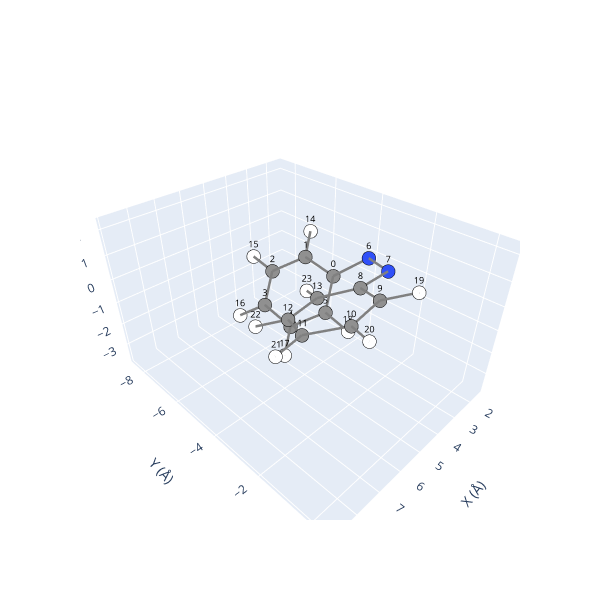

The cell this chart's notebook holds for it:
### Code cell
# Instead of using the function set_dihedral() you can use solve_dihedral()
# Both functions are in scope.geometry()

worked, solved_coord       = scope.geometry.solve_dihedral(trans.labels, rotated_coord, atom0, atom1, atom2, atom3, atom4, atom5, trans.adjmat, trans.adjnum)
# rotated_coord are the coordinates with steric hindrance, obtained with set_dihedral()
# solved_coord are the coordinates without steric hindrance, obtained with solve_dihedral()
solved_molec = scope_azo.Molecule_azo(trans.labels, solved_coord)
solved_molec.view(show_indices=True)

### Figure 1 — Plotly figure (JSON) as saved in the notebook; plotly's stock layout.template omitted (floating-point values rounded to 4 significant figures)
{"data": [{"hoverinfo": "text", "marker": {"color": ["#909090", "#909090", "#909090", "#909090", "#909090", "#909090", "#3050F8", "#3050F8", "#909090", "#909090", "#909090", "#909090", "#909090", "#909090", "#FFFFFF", "#FFFFFF", "#FFFFFF", "#FFFFFF", "#FFFFFF", "#FFFFFF", "#FFFFFF", "#FFFFFF", "#FFFFFF", "#FFFFFF"], "line": {"color": "black", "width": 1}, "size": 8}, "mode": "markers", "showlegend": false, "text": ["C", "C", "C", "C", "C", "C", "N", "N", "C", "C", "C", "C", "C", "C", "H", "H", "H", "H", "H", "H", "H", "H", "H", "H"], "type": "scatter3d", "x": [3.071, 2.987, 3.822, 4.725, 4.806, 3.992, 2.256, 2.767, 4.18, 4.84, 6.231, 6.987, 6.351, 4.956, 2.269, 3.773, 5.365, 5.51, 4.094, 4.262, 6.719, 8.07, 6.939, 4.473], "y": [-4.47, -5.862, -6.736, -6.238, -4.864, -3.993, -3.64, -2.516, -2.516, -1.372, -1.245, -2.281, -3.43, -3.538, -6.273, -7.808, -6.915, -4.466, -2.925, -0.5615, -0.3318, -2.191, -4.232, -4.422], "z": [-0.4979, -0.3243, -1.034, -1.968, -2.18, -1.446, 0.322, 0.5282, 0.5282, 1.0, 0.9024, 0.3635, -0.1049, -0.03507, 0.3804, -0.85, -2.53, -2.905, -1.62, 1.434, 1.236, 0.3005, -0.5418, -0.4446]}, {"hoverinfo": "none", "mode": "text", "showlegend": false, "text": ["0", "1", "2", "3", "4", "5", "6", "7", "8", "9", "10", "11", "12", "13", "14", "15", "16", "17", "18", "19", "20", "21", "22", "23"], "textfont": {"color": "black", "size": 9}, "type": "scatter3d", "x": [3.071, 2.987, 3.822, 4.725, 4.806, 3.992, 2.256, 2.767, 4.18, 4.84, 6.231, 6.987, 6.351, 4.956, 2.269, 3.773, 5.365, 5.51, 4.094, 4.262, 6.719, 8.07, 6.939, 4.473], "y": [-4.47, -5.862, -6.736, -6.238, -4.864, -3.993, -3.64, -2.516, -2.516, -1.372, -1.245, -2.281, -3.43, -3.538, -6.273, -7.808, -6.915, -4.466, -2.925, -0.5615, -0.3318, -2.191, -4.232, -4.422], "z": [-0.4979, -0.3243, -1.034, -1.968, -2.18, -1.446, 0.322, 0.5282, 0.5282, 1.0, 0.9024, 0.3635, -0.1049, -0.03507, 0.3804, -0.85, -2.53, -2.905, -1.62, 1.434, 1.236, 0.3005, -0.5418, -0.4446]}, {"hoverinfo": "none", "line": {"color": "gray", "width": 5}, "mode": "lines", "showlegend": false, "type": "scatter3d", "x": [4.725, 4.806], "y": [-6.238, -4.864], "z": [-1.968, -2.18]}, {"hoverinfo": "none", "line": {"color": "gray", "width": 5}, "mode": "lines", "showlegend": false, "type": "scatter3d", "x": [4.806, 4.725], "y": [-4.864, -6.238], "z": [-2.18, -1.968]}, {"hoverinfo": "none", "line": {"color": "gray", "width": 5}, "mode": "lines", "showlegend": false, "type": "scatter3d", "x": [2.269, 2.987], "y": [-6.273, -5.862], "z": [0.3804, -0.3243]}, {"hoverinfo": "none", "line": {"color": "gray", "width": 5}, "mode": "lines", "showlegend": false, "type": "scatter3d", "x": [3.992, 4.806], "y": [-3.993, -4.864], "z": [-1.446, -2.18]}, {"hoverinfo": "none", "line": {"color": "gray", "width": 5}, "mode": "lines", "showlegend": false, "type": "scatter3d", "x": [6.351, 4.956], "y": [-3.43, -3.538], "z": [-0.1049, -0.03507]}, {"hoverinfo": "none", "line": {"color": "gray", "width": 5}, "mode": "lines", "showlegend": false, "type": "scatter3d", "x": [4.473, 4.956], "y": [-4.422, -3.538], "z": [-0.4446, -0.03507]}, {"hoverinfo": "none", "line": {"color": "gray", "width": 5}, "mode": "lines", "showlegend": false, "type": "scatter3d", "x": [4.725, 5.365], "y": [-6.238, -6.915], "z": [-1.968, -2.53]}, {"hoverinfo": "none", "line": {"color": "gray", "width": 5}, "mode": "lines", "showlegend": false, "type": "scatter3d", "x": [6.351, 6.939], "y": [-3.43, -4.232], "z": [-0.1049, -0.5418]}, {"hoverinfo": "none", "line": {"color": "gray", "width": 5}, "mode": "lines", "showlegend": false, "type": "scatter3d", "x": [4.18, 4.84], "y": [-2.516, -1.372], "z": [0.5282, 1.0]}, {"hoverinfo": "none", "line": {"color": "gray", "width": 5}, "mode": "lines", "showlegend": false, "type": "scatter3d", "x": [4.262, 4.84], "y": [-0.5615, -1.372], "z": [1.434, 1.0]}, {"hoverinfo": "none", "line": {"color": "gray", "width": 5}, "mode": "lines", "showlegend": false, "type": "scatter3d", "x": [4.84, 4.18], "y": [-1.372, -2.516], "z": [1.0, 0.5282]}, {"hoverinfo": "none", "line": {"color": "gray", "width": 5}, "mode": "lines", "showlegend": false, "type": "scatter3d", "x": [3.071, 3.992], "y": [-4.47, -3.993], "z": [-0.4979, -1.446]}, {"hoverinfo": "none", "line": {"color": "gray", "width": 5}, "mode": "lines", "showlegend": false, "type": "scatter3d", "x": [2.987, 3.071], "y": [-5.862, -4.47], "z": [-0.3243, -0.4979]}, {"hoverinfo": "none", "line": {"color": "gray", "width": 5}, "mode": "lines", "showlegend": false, "type": "scatter3d", "x": [6.231, 4.84], "y": [-1.245, -1.372], "z": [0.9024, 1.0]}, {"hoverinfo": "none", "line": {"color": "gray", "width": 5}, "mode": "lines", "showlegend": false, "type": "scatter3d", "x": [3.773, 3.822], "y": [-7.808, -6.736], "z": [-0.85, -1.034]}, {"hoverinfo": "none", "line": {"color": "gray", "width": 5}, "mode": "lines", "showlegend": false, "type": "scatter3d", "x": [4.956, 4.18], "y": [-3.538, -2.516], "z": [-0.03507, 0.5282]}, {"hoverinfo": "none", "line": {"color": "gray", "width": 5}, "mode": "lines", "showlegend": false, "type": "scatter3d", "x": [4.956, 4.473], "y": [-3.538, -4.422], "z": [-0.03507, -0.4446]}, {"hoverinfo": "none", "line": {"color": "gray", "width": 5}, "mode": "lines", "showlegend": false, "type": "scatter3d", "x": [6.719, 6.231], "y": [-0.3318, -1.245], "z": [1.236, 0.9024]}, {"hoverinfo": "none", "line": {"color": "gray", "width": 5}, "mode": "lines", "showlegend": false, "type": "scatter3d", "x": [4.806, 3.992], "y": [-4.864, -3.993], "z": [-2.18, -1.446]}, {"hoverinfo": "none", "line": {"color": "gray", "width": 5}, "mode": "lines", "showlegend": false, "type": "scatter3d", "x": [3.992, 3.071], "y": [-3.993, -4.47], "z": [-1.446, -0.4979]}, {"hoverinfo": "none", "line": {"color": "gray", "width": 5}, "mode": "lines", "showlegend": false, "type": "scatter3d", "x": [4.806, 5.51], "y": [-4.864, -4.466], "z": [-2.18, -2.905]}, {"hoverinfo": "none", "line": {"color": "gray", "width": 5}, "mode": "lines", "showlegend": false, "type": "scatter3d", "x": [3.992, 4.094], "y": [-3.993, -2.925], "z": [-1.446, -1.62]}, {"hoverinfo": "none", "line": {"color": "gray", "width": 5}, "mode": "lines", "showlegend": false, "type": "scatter3d", "x": [3.071, 2.987], "y": [-4.47, -5.862], "z": [-0.4979, -0.3243]}, {"hoverinfo": "none", "line": {"color": "gray", "width": 5}, "mode": "lines", "showlegend": false, "type": "scatter3d", "x": [4.84, 6.231], "y": [-1.372, -1.245], "z": [1.0, 0.9024]}, {"hoverinfo": "none", "line": {"color": "gray", "width": 5}, "mode": "lines", "showlegend": false, "type": "scatter3d", "x": [2.987, 3.822], "y": [-5.862, -6.736], "z": [-0.3243, -1.034]}, {"hoverinfo": "none", "line": {"color": "gray", "width": 5}, "mode": "lines", "showlegend": false, "type": "scatter3d", "x": [6.231, 6.987], "y": [-1.245, -2.281], "z": [0.9024, 0.3635]}, {"hoverinfo": "none", "line": {"color": "gray", "width": 5}, "mode": "lines", "showlegend": false, "type": "scatter3d", "x": [3.822, 2.987], "y": [-6.736, -5.862], "z": [-1.034, -0.3243]}, {"hoverinfo": "none", "line": {"color": "gray", "width": 5}, "mode": "lines", "showlegend": false, "type": "scatter3d", "x": [4.84, 4.262], "y": [-1.372, -0.5615], "z": [1.0, 1.434]}, {"hoverinfo": "none", "line": {"color": "gray", "width": 5}, "mode": "lines", "showlegend": false, "type": "scatter3d", "x": [6.987, 6.231], "y": [-2.281, -1.245], "z": [0.3635, 0.9024]}, {"hoverinfo": "none", "line": {"color": "gray", "width": 5}, "mode": "lines", "showlegend": false, "type": "scatter3d", "x": [5.365, 4.725], "y": [-6.915, -6.238], "z": [-2.53, -1.968]}, {"hoverinfo": "none", "line": {"color": "gray", "width": 5}, "mode": "lines", "showlegend": false, "type": "scatter3d", "x": [2.987, 2.269], "y": [-5.862, -6.273], "z": [-0.3243, 0.3804]}, {"hoverinfo": "none", "line": {"color": "gray", "width": 5}, "mode": "lines", "showlegend": false, "type": "scatter3d", "x": [6.231, 6.719], "y": [-1.245, -0.3318], "z": [0.9024, 1.236]}, {"hoverinfo": "none", "line": {"color": "gray", "width": 5}, "mode": "lines", "showlegend": false, "type": "scatter3d", "x": [2.256, 2.767], "y": [-3.64, -2.516], "z": [0.322, 0.5282]}, {"hoverinfo": "none", "line": {"color": "gray", "width": 5}, "mode": "lines", "showlegend": false, "type": "scatter3d", "x": [2.767, 2.256], "y": [-2.516, -3.64], "z": [0.5282, 0.322]}, {"hoverinfo": "none", "line": {"color": "gray", "width": 5}, "mode": "lines", "showlegend": false, "type": "scatter3d", "x": [4.725, 3.822], "y": [-6.238, -6.736], "z": [-1.968, -1.034]}, {"hoverinfo": "none", "line": {"color": "gray", "width": 5}, "mode": "lines", "showlegend": false, "type": "scatter3d", "x": [6.351, 6.987], "y": [-3.43, -2.281], "z": [-0.1049, 0.3635]}, {"hoverinfo": "none", "line": {"color": "gray", "width": 5}, "mode": "lines", "showlegend": false, "type": "scatter3d", "x": [8.07, 6.987], "y": [-2.191, -2.281], "z": [0.3005, 0.3635]}, {"hoverinfo": "none", "line": {"color": "gray", "width": 5}, "mode": "lines", "showlegend": false, "type": "scatter3d", "x": [5.51, 4.806], "y": [-4.466, -4.864], "z": [-2.905, -2.18]}, {"hoverinfo": "none", "line": {"color": "gray", "width": 5}, "mode": "lines", "showlegend": false, "type": "scatter3d", "x": [6.939, 6.351], "y": [-4.232, -3.43], "z": [-0.5418, -0.1049]}, {"hoverinfo": "none", "line": {"color": "gray", "width": 5}, "mode": "lines", "showlegend": false, "type": "scatter3d", "x": [4.18, 2.767], "y": [-2.516, -2.516], "z": [0.5282, 0.5282]}, {"hoverinfo": "none", "line": {"color": "gray", "width": 5}, "mode": "lines", "showlegend": false, "type": "scatter3d", "x": [3.071, 2.256], "y": [-4.47, -3.64], "z": [-0.4979, 0.322]}, {"hoverinfo": "none", "line": {"color": "gray", "width": 5}, "mode": "lines", "showlegend": false, "type": "scatter3d", "x": [3.822, 4.725], "y": [-6.736, -6.238], "z": [-1.034, -1.968]}, {"hoverinfo": "none", "line": {"color": "gray", "width": 5}, "mode": "lines", "showlegend": false, "type": "scatter3d", "x": [4.18, 4.956], "y": [-2.516, -3.538], "z": [0.5282, -0.03507]}, {"hoverinfo": "none", "line": {"color": "gray", "width": 5}, "mode": "lines", "showlegend": false, "type": "scatter3d", "x": [6.987, 6.351], "y": [-2.281, -3.43], "z": [0.3635, -0.1049]}, {"hoverinfo": "none", "line": {"color": "gray", "width": 5}, "mode": "lines", "showlegend": false, "type": "scatter3d", "x": [6.987, 8.07], "y": [-2.281, -2.191], "z": [0.3635, 0.3005]}, {"hoverinfo": "none", "line": {"color": "gray", "width": 5}, "mode": "lines", "showlegend": false, "type": "scatter3d", "x": [4.956, 6.351], "y": [-3.538, -3.43], "z": [-0.03507, -0.1049]}, {"hoverinfo": "none", "line": {"color": "gray", "width": 5}, "mode": "lines", "showlegend": false, "type": "scatter3d", "x": [2.256, 3.071], "y": [-3.64, -4.47], "z": [0.322, -0.4979]}, {"hoverinfo": "none", "line": {"color": "gray", "width": 5}, "mode": "lines", "showlegend": false, "type": "scatter3d", "x": [3.822, 3.773], "y": [-6.736, -7.808], "z": [-1.034, -0.85]}, {"hoverinfo": "none", "line": {"color": "gray", "width": 5}, "mode": "lines", "showlegend": false, "type": "scatter3d", "x": [4.094, 3.992], "y": [-2.925, -3.993], "z": [-1.62, -1.446]}, {"hoverinfo": "none", "line": {"color": "gray", "width": 5}, "mode": "lines", "showlegend": false, "type": "scatter3d", "x": [2.767, 4.18], "y": [-2.516, -2.516], "z": [0.5282, 0.5282]}], "layout": {"height": 600, "scene": {"xaxis": {"range": [1.256, 9.07], "title": {"text": "X (Å)"}}, "yaxis": {"range": [-8.808, 0.6682], "title": {"text": "Y (Å)"}}, "zaxis": {"range": [-3.905, 2.434], "title": {"text": "Z (Å)"}}}, "width": 600}}
